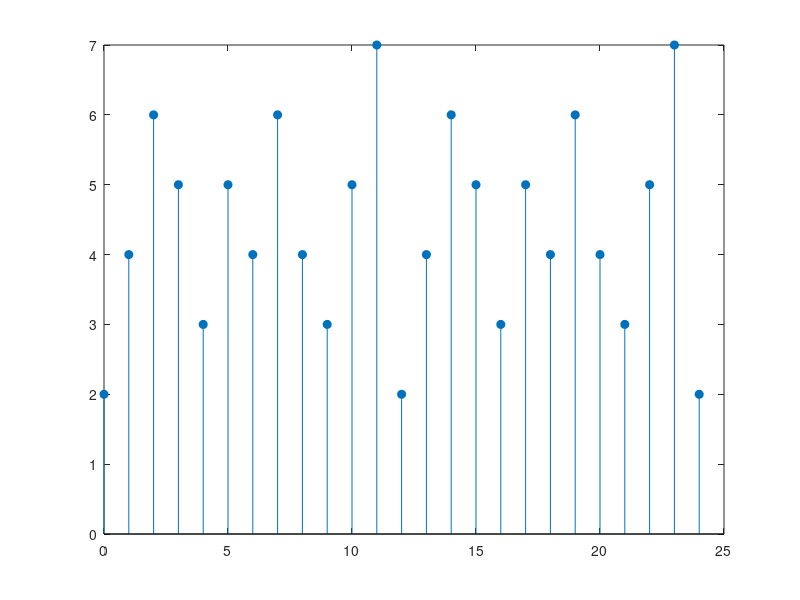

Recreate this plot in MATLAB. (Note: this script raises an error after producing the figure.)
% Problem 2.3 - Question 4.
% P0203d x1(n) = {...,1,2,3...}_periodic + {...,1,2,3,4...}_periodic
clc; 

n4 = [0:24];
% signal x4a = {...,1,2,3,...}
x4a = [1 2 3];
x4a = x4a' * ones(1,9);%tu 0 den 24 la 25 gia tri, toi thieu lap 9 lan.
x4a = (x4a(:))';
%x4a chu ky 3 samples -> 9 chu ky

% signal x4b = {...,1,2,3,4,...}
%x4b: 4 mau -> 7 chu ky
x4b = [1 2 3 4];
x4b = x4b' * ones(1,7);%toi thieu lap 7 lan.
x4b = (x4b(:))';

x4 = x4a(1:25) + x4b(1:25); % take samples from 0 to 24

Hf_1 = figure; set(Hf_1, 'NumberTitle', 'off', 'name', 'problem 2.3 - question 4');
Hs = stem(n4, x4, 'filled'); set(Hs, 'makersize', 3);
axis([min(n4) - 1], max(n4) + 1, min(x4) -1, max(x4) + 1); % lay truoc do 10 mau, sau do 10 mau
xlabel('n', 'Fontsize', 10); ylabel('x1(n)', 'Fontsize', 10);
title('Sequence periodic x4(n)', 'Fontsize', 15);
ntick = [n4(1):2:n4(end)]; % display from n2(1) to n2(end) with a step
ytick = [min1(x4)-1:max(x4)+1];
set(gca, 'XtickMode', 'manual', 'Xtick', ntick);
set(gca, 'XtickMode', 'manual', 'Xtick', ytick);